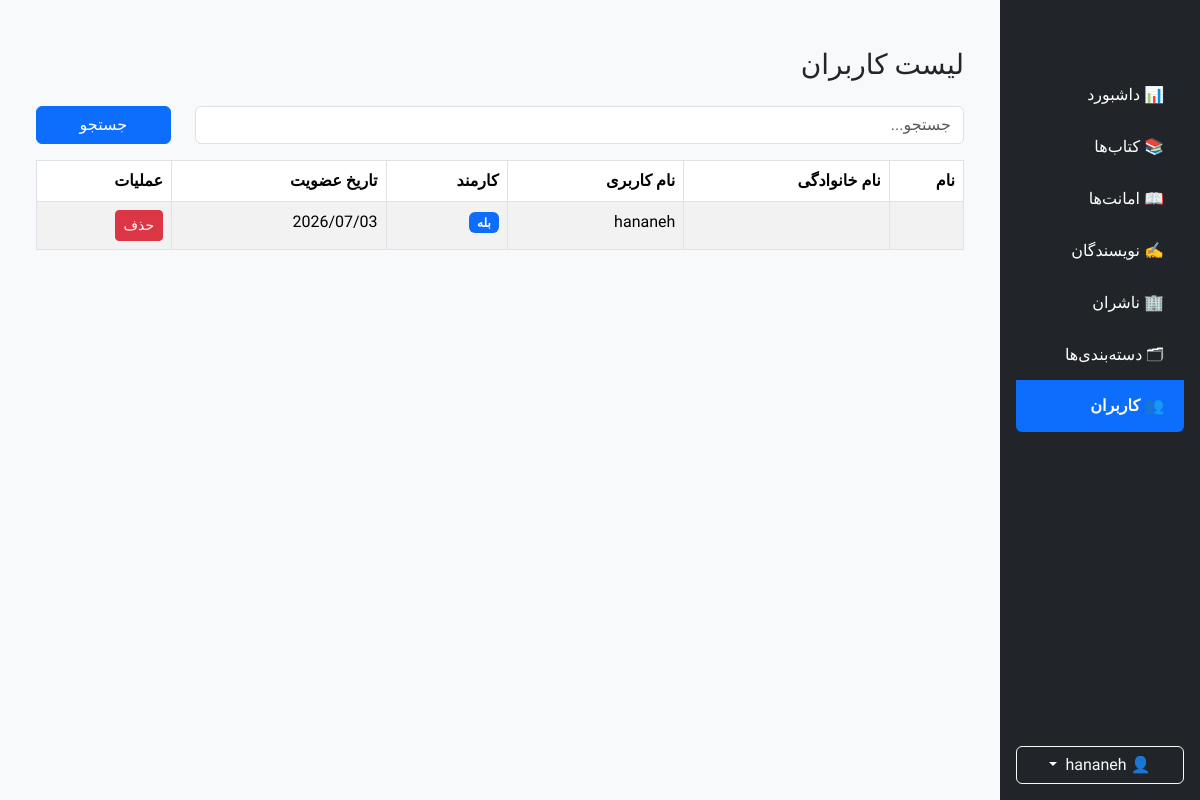
Before: /account/ (signed in) with the older database file.
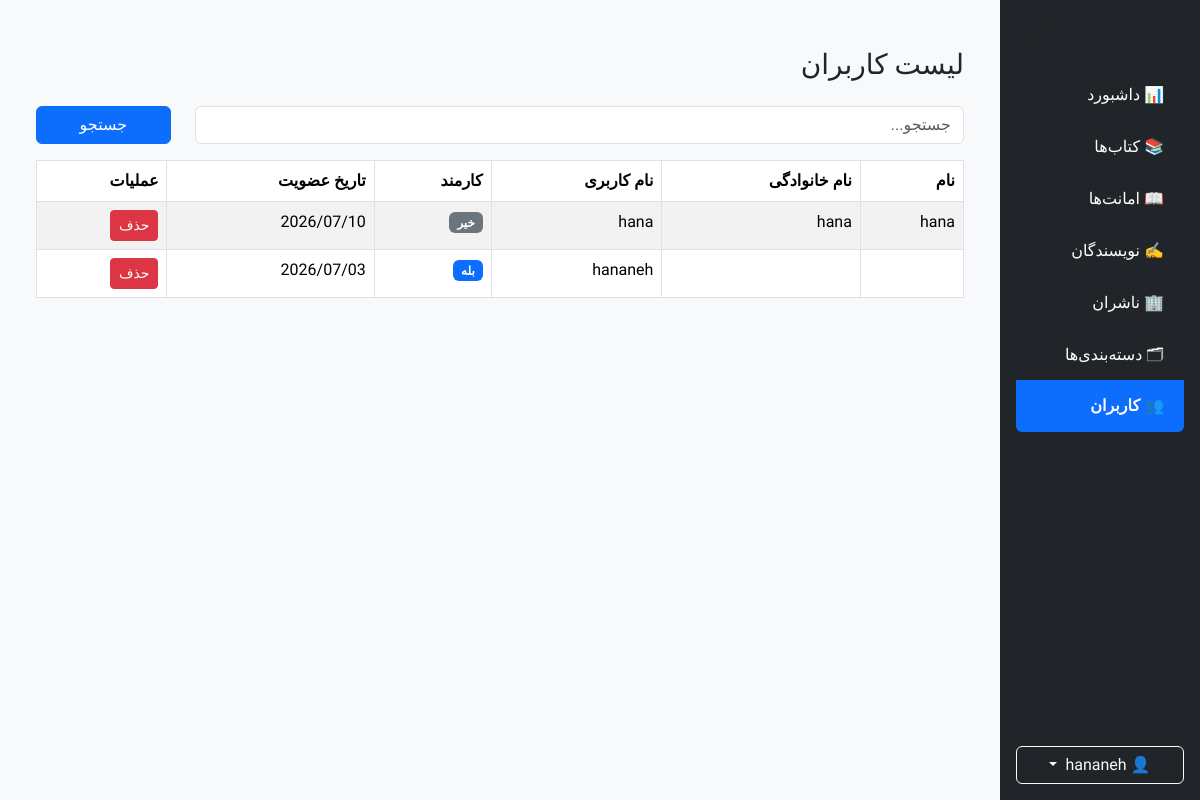
After: the same page with the newer database file.
### accounts/models.py (models this page shows, shortened)
class CustomUser(AbstractUser, BaseModel):
    email = models.EmailField(
    unique=True,
    verbose_name="ایمیل",
    )
    class Meta:
        verbose_name = "کاربر"
        verbose_name_plural = "کاربران"
        ordering = ["username"]

### accounts/views.py (the view, shortened to what this page needs)
class UserListView(LoginRequiredMixin,ListView):
    model = CustomUser
    template_name = "accounts/user_list.html"
    context_object_name = "users"
    paginate_by = 10
    ordering = ["username"]
    def get_queryset(self):
        queryset = CustomUser.objects.all()
        search = self.request.GET.get("search")
        return queryset
    def get_context_data(self, **kwargs):
        context = super().get_context_data(**kwargs)
        context["sidebar"] = "user"
        return context

### accounts/templates/accounts/user_list.html (shortened to what this page needs)
{% extends "shared/_admin_layout.html" %}
{% block sidebar %}
    {% include "shared/_admin_sidebar.html" %}
{% endblock %}
{% block content %}
<div class="container mt-4">
    <div class="d-flex justify-content-between align-items-center mb-3">
        <h3>لیست کاربران</h3>
    </div>
    {% include "shared/_search.html" %}
    <table class="table table-striped table-bordered">
               <thead>
<tr>
    <th>نام</th>
    <th>نام خانوادگی</th>
    <th>نام کاربری</th>
    <th>کارمند</th>
    <th>تاریخ عضویت</th>
    <th>عملیات</th>
</tr>
</thead>
       <tbody>
{% for user in users %}
<tr>
    <td>{{ user.first_name }}</td>
    <td>{{ user.last_name }}</td>
    <td>{{ user.username }}</td>
    <td>
        {% if user.is_staff %}
            <span class="badge bg-primary">بله</span>
        {% else %}
            <span class="badge bg-secondary">خیر</span>
        {% endif %}
    </td>
    <td>{{ user.date_joined|date:"Y/m/d" }}</td>
    <td>
        <a
            href="{% url 'user-delete' user.pk %}"
            class="btn btn-sm btn-danger">
            حذف
        </a>
    </td>
</tr>
{% empty %}
<tr>
    <td colspan="6" class="text-center">
        کاربری یافت نشد.
    </td>
</tr>
{% endfor %}
</tbody>
    </table>
</div>
{% endblock %}

Changed rows visible on the page:
added CustomUser: first_name "hana", last_name "hana", username "hana", is_staff "خیر", date_joined "2026/07/10"
